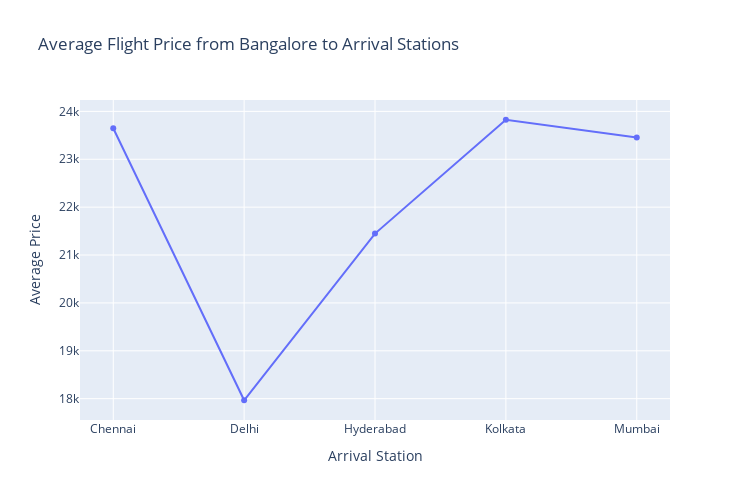
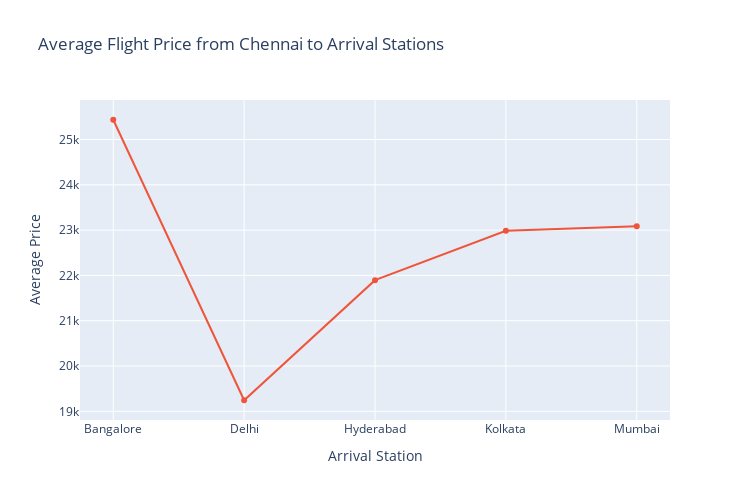
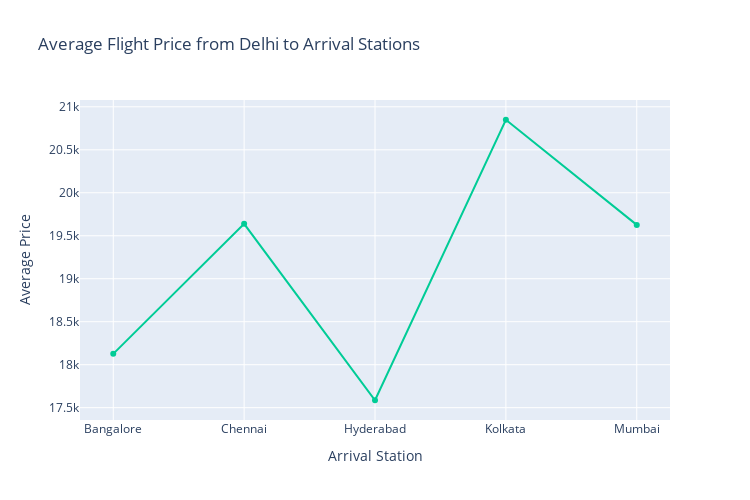
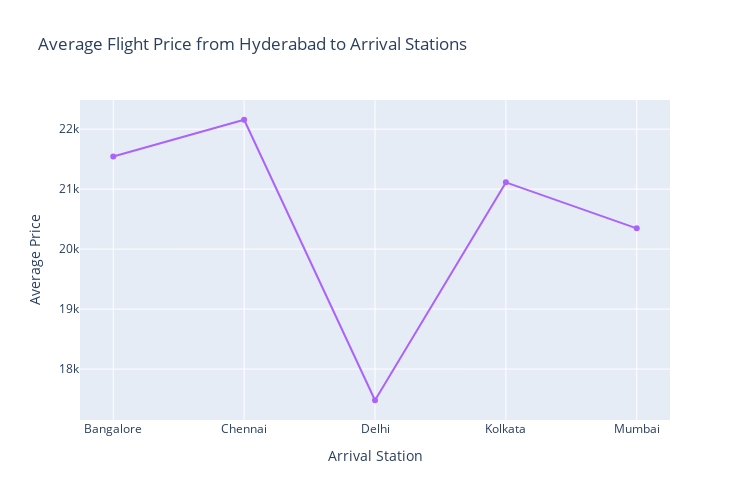

Notebook code cell kept with these figures, in order:
### Code cell
average_price = data.groupby(['from', 'to'])['price'].mean().reset_index()

departure_stations = average_price['from'].unique()

color_palette = px.colors.qualitative.Plotly  

for i, departure in enumerate(departure_stations):
    filtered_data = average_price[average_price['from'] == departure]

    fig = px.line(filtered_data, 
                  x='to', 
                  y='price', 
                  color_discrete_sequence=[color_palette[i % len(color_palette)]],
                  title=f'Average Flight Price from {departure} to Arrival Stations',
                  labels={'to': 'Arrival Station', 'price': 'Average Price'},
                  markers=True)

    fig.update_layout(xaxis_title='Arrival Station', 
                      yaxis_title='Average Price',
                      height=500, width=750)

    fig.show()

### Figure 1 — Plotly figure (JSON) as saved in the notebook; plotly's stock layout.template omitted (floating-point values rounded to 4 significant figures)
{"data": [{"hovertemplate": "Arrival Station=%{x}<br>Average Price=%{y}<extra></extra>", "legendgroup": "", "line": {"color": "#636EFA", "dash": "solid"}, "marker": {"symbol": "circle"}, "mode": "lines+markers", "name": "", "orientation": "v", "showlegend": false, "type": "scatter", "x": ["Chennai", "Delhi", "Hyderabad", "Kolkata", "Mumbai"], "xaxis": "x", "y": [23650.0, 17970.0, 21450.0, 23830.0, 23450.0], "yaxis": "y"}], "layout": {"height": 500, "legend": {"tracegroupgap": 0}, "title": {"text": "Average Flight Price from Bangalore to Arrival Stations"}, "width": 750, "xaxis": {"anchor": "y", "autorange": true, "domain": [0, 1], "range": [-0.2541, 4.254], "title": {"text": "Arrival Station"}, "type": "category"}, "yaxis": {"anchor": "x", "autorange": true, "domain": [0, 1], "range": [17550.0, 24240.0], "title": {"text": "Average Price"}, "type": "linear"}}}

### Figure 2 — Plotly figure (JSON) as saved in the notebook; plotly's stock layout.template omitted (floating-point values rounded to 4 significant figures)
{"data": [{"hovertemplate": "Arrival Station=%{x}<br>Average Price=%{y}<extra></extra>", "legendgroup": "", "line": {"color": "#EF553B", "dash": "solid"}, "marker": {"symbol": "circle"}, "mode": "lines+markers", "name": "", "orientation": "v", "showlegend": false, "type": "scatter", "x": ["Bangalore", "Delhi", "Hyderabad", "Kolkata", "Mumbai"], "xaxis": "x", "y": [25440.0, 19240.0, 21900.0, 22980.0, 23090.0], "yaxis": "y"}], "layout": {"height": 500, "legend": {"tracegroupgap": 0}, "title": {"text": "Average Flight Price from Chennai to Arrival Stations"}, "width": 750, "xaxis": {"anchor": "y", "autorange": true, "domain": [0, 1], "range": [-0.2541, 4.254], "title": {"text": "Arrival Station"}, "type": "category"}, "yaxis": {"anchor": "x", "autorange": true, "domain": [0, 1], "range": [18810.0, 25870.0], "title": {"text": "Average Price"}, "type": "linear"}}}

### Figure 3 — Plotly figure (JSON) as saved in the notebook; plotly's stock layout.template omitted (floating-point values rounded to 4 significant figures)
{"data": [{"hovertemplate": "Arrival Station=%{x}<br>Average Price=%{y}<extra></extra>", "legendgroup": "", "line": {"color": "#00CC96", "dash": "solid"}, "marker": {"symbol": "circle"}, "mode": "lines+markers", "name": "", "orientation": "v", "showlegend": false, "type": "scatter", "x": ["Bangalore", "Chennai", "Hyderabad", "Kolkata", "Mumbai"], "xaxis": "x", "y": [18130.0, 19640.0, 17590.0, 20850.0, 19630.0], "yaxis": "y"}], "layout": {"height": 500, "legend": {"tracegroupgap": 0}, "title": {"text": "Average Flight Price from Delhi to Arrival Stations"}, "width": 750, "xaxis": {"anchor": "y", "autorange": true, "domain": [0, 1], "range": [-0.2541, 4.254], "title": {"text": "Arrival Station"}, "type": "category"}, "yaxis": {"anchor": "x", "autorange": true, "domain": [0, 1], "range": [17360.0, 21080.0], "title": {"text": "Average Price"}, "type": "linear"}}}

### Figure 4 — Plotly figure (JSON) as saved in the notebook; plotly's stock layout.template omitted (floating-point values rounded to 4 significant figures)
{"data": [{"hovertemplate": "Arrival Station=%{x}<br>Average Price=%{y}<extra></extra>", "legendgroup": "", "line": {"color": "#AB63FA", "dash": "solid"}, "marker": {"symbol": "circle"}, "mode": "lines+markers", "name": "", "orientation": "v", "showlegend": false, "type": "scatter", "x": ["Bangalore", "Chennai", "Delhi", "Kolkata", "Mumbai"], "xaxis": "x", "y": [21540.0, 22160.0, 17480.0, 21110.0, 20350.0], "yaxis": "y"}], "layout": {"height": 500, "legend": {"tracegroupgap": 0}, "title": {"text": "Average Flight Price from Hyderabad to Arrival Stations"}, "width": 750, "xaxis": {"anchor": "y", "autorange": true, "domain": [0, 1], "range": [-0.2541, 4.254], "title": {"text": "Arrival Station"}, "type": "category"}, "yaxis": {"anchor": "x", "autorange": true, "domain": [0, 1], "range": [17150.0, 22490.0], "title": {"text": "Average Price"}, "type": "linear"}}}
